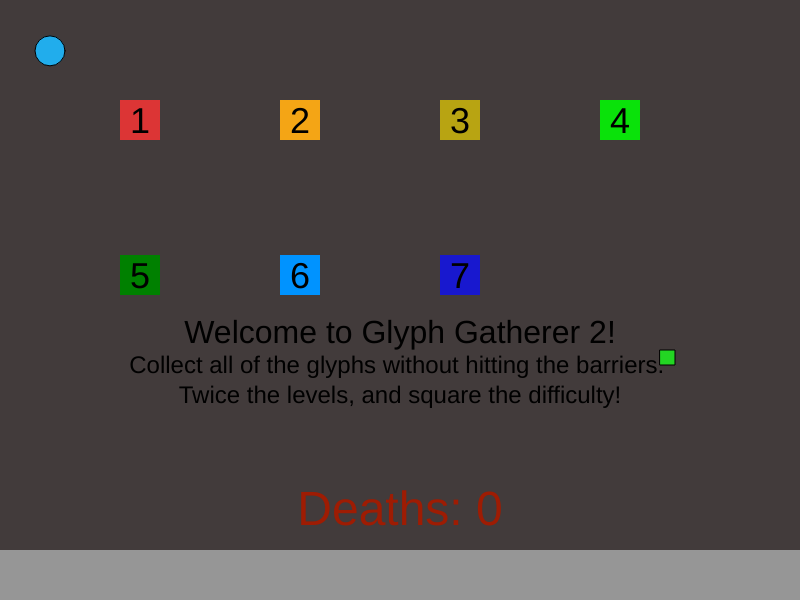
Frame 1 (no input)
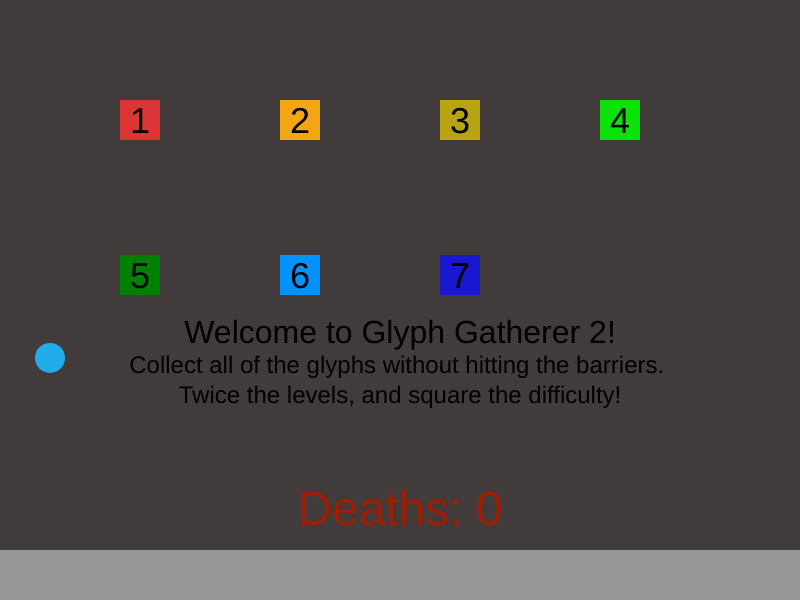
Frame 60 (no input)
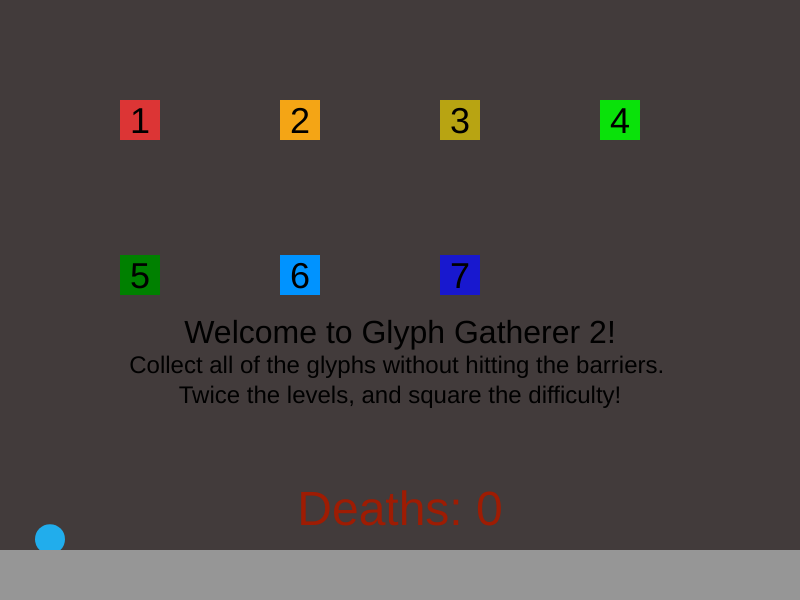
Frame 120 (the mouse pressed at the canvas centre since frame 60)

The p5.js sketch that drew these frames (run headless with seeded random() and noise() and a simulated clock; from frame 60 on, the mouse is pressed at the canvas centre):

// p5.js sketch
// ── sketch.js
// =================================
// Program: Glyph Gatherer 2
// Description: Collect glyphs and avoid obsticles
// Version: 2.0
// Date Last Modified: 3/1/23
// =================================

let runOnce = true;
let player;
let objective;
let barriers = [];
let blocks = [];
let movingBarriers = [];
let levelOptions = [];
let objectives = [];
let score = 0;
let level = 0;
let deaths = 0;
let teleporters = [];

function setup() {
  createCanvas(800, 600);
  player = new Player(50, 50, 30);
  objective = new Objective(660, 350);
}

function draw() {
  background("rgb(66,59,59)");
  frameRate(50);
  
  // Update player & objectives
  objective.update();
  player.update();
  
  // Death update counter
  fill("rgb(158,28,3)");
  textSize(48);
  textAlign(CENTER);
  text("Deaths: " + deaths, width/2, (height / 8) * 7);
  
  // Test to find out what level the player is on
  if (level == 0) {
    levelSelect(player);
  }
  else if (level == 1) {
    levelOne();
  }
  else if (level == 2) {
    levelTwo();
  }
  else if (level == 3) {
    levelThree();
  }
  else if (level == 4) {
    levelFour();
  }
  else if (level == 5) {
    levelFive();
  }
  else if (level == 6) {
    levelSix();
  }
  else if (level == 7) {
    levelSeven();
  }
  
  // Show all the blocks
  for(let i = 0; i < blocks.length; i++) {
    blocks[i].show();
  }
  // Update the barriers
  for(let i = 0; i < barriers.length; i++) {
    barriers[i].update();
    
    // See if the player has died
    if (barriers[i].playerCollision(player)) {
      runOnce = true;
      deaths++;
    }
  }

  // See if the player hit the bottom
  if (player.y + player.size / 2 >= height) {
      runOnce = true;
      deaths++;
  }
  
  // Update the moving barriers
  for (let i = 0; i < movingBarriers.length; i++) {
    movingBarriers[i].update();
    
    // See if the player got smashed by the object
    if (movingBarriers[i].playerCollision(player)) {
      runOnce = true;
      deaths++;
    }
  }
}

function keyTyped() {
  if (key == " ") {
    player.boost();
  }
}

function changeTeleports() {
  // Change teleporters color based on objectives collected
  for (let i = 0; i < teleporters.length; i++) {
    teleporters[i].draw();
    if (score % 2 == 0) {
      teleporters[0].color = "rgb(206,17,206)"
      teleporters[1].color = "rgb(252,180,50)"
    }
    else {
      teleporters[1].color = "rgb(206,17,206)"
      teleporters[0].color = "rgb(252,180,50)"
    }
  }
}

function levelSelect() {
  if (runOnce == true) {
    noStroke();
    objective = new Objective(120, 100, 40, 40, "rgb(220,53,53)")
    objectives.push(objective);
    objectives.push(new Objective(280, 100, 40, 40, "rgb(244,165,21)"))
    objectives.push(new Objective(440, 100, 40, 40, "rgb(184,164,18)"))
    objectives.push(new Objective(600, 100, 40, 40, "rgb(10,226,10)"))
    objectives.push(new Objective(120, 255, 40, 40, "green"))
    objectives.push(new Objective(280, 255, 40, 40, "rgb(0,147,255)"))
    objectives.push(new Objective(440, 255, 40, 40, "rgb(24,24,207)"))
    blocks.push(new Block(0, 550, 800, 50));
    runOnce = false;
  }
  
  for(let i = 0; i < objectives.length; i++) {
    objectives[i].update();
    
    // See if the player has died
    if (objectives[i].playerCollision(player)) {
      runOnce = true;
      level = i + 1;
    }
  }
  
  // Add Numbers
  fill("rgb(0,0,0)");
  textSize(36);
  textAlign(CENTER);
  text("1", 140, 133);
  text("2", 300, 133);
  text("3", 460, 133);
  text("4", 620, 133);
  text("5", 140, 288);
  text("6", 300, 288);
  text("7", 460, 288);
  
  textSize(32);
  text("Welcome to Glyph Gatherer 2!", width/2, height/7 * 4)
  textSize(24);
  text("\nCollect all of the glyphs without hitting the barriers. \nTwice the levels, and square the difficulty!", width/2, height/7 * 4)
  
}

function levelOne() {
  // Create the setup that runs every time the level is reset
  if (runOnce == true) {
    barriers = []
    blocks = []
    objective = new Objective(660, 350);
    player = new Player(100, 100, 30);
    // Level 1 barriers
    noStroke();
    barriers.push(new Barrier(300, 0, 50, 425));
    barriers.push(new Barrier(0, 250, 200, 50));
    barriers.push(new Barrier(100, 425, 350, 50));
    barriers.push(new Barrier(500, 425, 300, 50));
    barriers.push(new Barrier(500, 100, 50, 340));
    barriers.push(new Barrier(425, 100, 75, 50));
    barriers.push(new Barrier(10, 120, 40, 65));
    barriers.push(new Barrier(125, 120, 40, 65));
    // Level 1 blocks
    blocks.push(new Block(50, 150, 75, 25));
    runOnce = false;
  }
  
  // Check to see if the player collected the objective
  if (objective.playerCollision(player)) {
    score += 1;
    // Move objective
    if (score == 1) {
      objective = new Objective(50, 50);
    }
    if (score == 2) {
      objective = new Objective(360, 400);
    }
    if (score == 3) {
      // Set level to level 2
      level = 2;
      runOnce = true;
    }
  }
}

function levelTwo() {
  // Create the setup that runs every time the level is reset
  if (runOnce == true) {
    score = 0;
    barriers = [];
    blocks = [];
    movingBarriers = [];
    noStroke();
    player = new Player(375, 400, 30);
    blocks.push(new Block(350, 430, 50, 10));
    blocks.push(new Block(100, 500, 100, 25));
    objective = new Objective(100, 100);
    movingBarriers.push(new MovingBarrier(0, 25, 50, 125, width - 50, 2));
    
    // Level 2 barriers
    barriers.push(new Barrier(325, 300, 25, 140));
    barriers.push(new Barrier(400, 400, 140, 40));
    barriers.push(new Barrier(400, 230, 140, 50));
    barriers.push(new Barrier(0, 0, 800, 25));
    barriers.push(new Barrier(0, 150, 350, 30));
    barriers.push(new Barrier(590, 150, 210, 30));
    barriers.push(new Barrier(590, 280, 150, 150));
    barriers.push(new Barrier(200, 400, 25, 200));
    barriers.push(new Barrier(225, 400, 100, 25));
    barriers.push(new Barrier(200, 180, 25, 125));
    barriers.push(new Barrier(60, 280, 140, 25));
    barriers.push(new Barrier(0, 280, 20, 25));
    barriers.push(new Barrier(0, 490, 100, 110));
    runOnce = false;
  }
  
  // Check to see if the player collected the objective
  if (objective.playerCollision(player)) {
    score += 1;
    // Move objective
    if (score == 1) {
      objective = new Objective(250, 450);
    }
    else if (score == 2) {
      objective = new Objective(175, 230);
    }
    else if (score == 3) {
      objective = new Objective(375, 400);
    }
    else {
      // Change the level to 3
      level = 3;
      runOnce = true;
    }
  }
  
  // Draw the text to tell the player how arrow keys work
  fill("rgb(0,255,29)");
  textSize(18);
  textAlign(CENTER);
  text("Hold arrow keys to move quicker!", width/5, (height / 7) * 4);
}

function levelThree() {
  // Create the setup that runs every time the level is reset
  if (runOnce == true) {
    runOnce = false;
    score = 0;
    barriers = [];
    blocks = [];
    movingBarriers = [];
    noStroke();
    objective = new Objective(150, 100);
    player = new Player(375, 400, 30);
    
    blocks.push(new Block(350, 475, 50, 10));
    
    barriers.push(new Barrier(400, 445, 25, 40));
    barriers.push(new Barrier(325, 445, 25, 40));
    barriers.push(new Barrier(0, 420, 350, 25));
    barriers.push(new Barrier(400, 420, 250, 25));
    barriers.push(new Barrier(690, 420, 110, 25));
    barriers.push(new Barrier(0, 280, 75, 40));
    barriers.push(new Barrier(125, 280, 450, 40));
    barriers.push(new Barrier(625, 280, 225, 40));
    barriers.push(new Barrier(350, 0, 50, 295));
    barriers.push(new Barrier(70, 150, 175, 25));
    barriers.push(new Barrier(0, 0, 800, 20));
    
    movingBarriers.push(new MovingBarrier(0, 320, 50, 100, 750, 2.5));
    movingBarriers.push(new MovingBarrier(0, 485, 50, 115, 750, 1));
  }
  
  if (objective.playerCollision(player)) {
    score ++;
    // Move objective
    if (score == 1) {
      objective = new Objective(370, 550);
    }
    if (score == 2) {
      objective = new Objective(420, 40);
    }
    if (score == 3) {
      objective = new Objective(368, 430);
    }
    if (score == 4) {
      level = 4;
      runOnce = true;
    }
  }
}

function levelFour() {
  // Create the setup that runs every time the level is reset
  if (runOnce == true) {
    runOnce = false;
    score = 0;
    barriers = [];
    blocks = [];
    movingBarriers = [];
    noStroke();
    blocks.push(new Block(350, 425, 50, 10));
    
    movingBarriers.push(new MovingBarrier(0, 525, 25, 75, 775, 5));
    movingBarriers.push(new MovingBarrier(125, 75, 50, 100, 625));
    movingBarriers.push(new MovingBarrier(125, 200, 25, 50, 160, 2, 2));
    movingBarriers.push(new MovingBarrier(175, 200, 25, 50, 160, 1.5, 2));
    movingBarriers.push(new MovingBarrier(225, 200, 25, 50, 160, 1, 2));
    movingBarriers.push(new MovingBarrier(275, 200, 25, 50, 160, 2.5, 2));
    movingBarriers.push(new MovingBarrier(0, 150, 50, 25, 50, 1))
    
    objective = new Objective(25, 475);
    player = new Player(375, 410, 30);

    barriers.push(new Barrier(0, 410, 350, 25));
    barriers.push(new Barrier(300, 435, 150, 25));
    barriers.push(new Barrier(400, 410, 125, 25));
    barriers.push(new Barrier(100, 0, 25, 200));
    barriers.push(new Barrier(125, 175, 325, 25));
    barriers.push(new Barrier(225, 0, 575, 75));
    barriers.push(new Barrier(500, 175, 25, 250));
    barriers.push(new Barrier(525, 175, 125, 25));
    barriers.push(new Barrier(700, 175, 100, 25));
    barriers.push(new Barrier(600, 325, 125, 150));
  }
  
  // Move objectives and change level
  if (objective.playerCollision(player)) {
    score ++;
    if (score == 1) {
      objective = new Objective(25, 25);
    }
    else if (score == 2) {
      objective = new Objective(150, 25);
    }
    else if (score == 3) {
      objective = new Objective(550, 225);
    }
    else if (score == 4) {
      level = 5
      runOnce = true
    }
  }
}

function levelFive() {
  // Create the setup that runs every time the level is reset
  if (runOnce == true) {
    runOnce = false;
    score = 0;
    barriers = [];
    blocks = [];
    movingBarriers = [];
    movingBarriers.push(new MovingBarrier(0, 50, 50, 150, 750, 2))
    movingBarriers.push(new MovingBarrier(50, 0, 150, 50, 550, 2, 2))
    movingBarriers.push(new MovingBarrier(0, 250, 50, 150, 750, 2.5))
    objective = new Objective(775, 265)
    player = new Player(550, 225, 30)
    noStroke();
    blocks.push(new Block(525, 235, 50, 10));
    barriers.push(new Barrier(0, 0, 50, 50));
    barriers.push(new Barrier(200, 0, 650, 50));
    barriers.push(new Barrier(0, 200, 50, 50));
    barriers.push(new Barrier(0, 400, 50, 200));
    barriers.push(new Barrier(200, 400, 500, 25 ));
    barriers.push(new Barrier(200, 550, 50, 50));
    barriers.push(new Barrier(200, 200, 325, 50));
    barriers.push(new Barrier(575, 200, 225, 50));
    barriers.push(new Barrier(525, 425, 50, 75));
  }
  
  // Move objective
  if (objective.playerCollision(player)) {
    score ++;
    if (score == 1) {
      objective = new Objective(25, 75);
    }
    else if (score == 2) {
      objective = new Objective(100, 550);
    }
    else if (score == 3) {
      objective = new Objective(540, 215);
    }
    else if (score == 4) {
      level = 6
      runOnce = true
    }
  }
}

function levelSix() {
  // Create the setup that runs every time the level is reset
  if (runOnce == true) {
    runOnce = false;
    score = 0;
    barriers = [];
    blocks = [];
    player = new Player(540, 215, 30)
    blocks.push(new Block(675, 550, 125, 10))
    blocks.push(new Block(675, 450, 125, 10))
    objective = new Objective(450, 300)
    blocks.push(new Block(520, 230, 50, 10))
    barriers.push(new Barrier(250, 225, 270, 25))
    barriers.push(new Barrier(0, 0, 800, 25))
    barriers.push(new Barrier(570, 225, 230, 25))
    barriers.push(new Barrier(0, 225, 175, 25))
    // barriers.push(new Barrier(750, 450, 50, 150))
    barriers.push(new Barrier(395, 250, 25, 225))
    barriers.push(new Barrier(420, 450, 230, 25))
    barriers.push(new Barrier(650, 450, 25, 150))
    barriers.push(new Barrier(750, 25, 50, 200))
    barriers.push(new Barrier(0, 25, 50, 200))
    barriers.push(new Barrier(125, 350, 150, 25))
    barriers.push(new Barrier(200, 375, 25, 225))
    movingBarriers = [];
    movingBarriers.push(new MovingBarrier(50, 75, 25, 125, 675, 5.3)) 
    movingBarriers.push(new MovingBarrier(0, 350, 75, 25, 50, 1))
    noStroke()
    teleporters = [];
    teleporters.push(new Teleport(200, 150))
    teleporters.push(new Teleport(725, 500, "rgb(252,180,50)"))
  }
  
  // Change teleporters color based on objectives collected
  changeTeleports()
    
    // See if the player should get teleported
    if (teleporters[0].teleportPlayer(player) && score % 2 == 0) {
      player.x += 525
      player.y += 350
    }
    else if(teleporters[1].teleportPlayer(player) && score % 2 == 1) {
      player.x -= 525
      player.y -= 350
    }
  
  // Move Objectives
  if (objective.playerCollision(player)) {
    score++
    if (score == 1) {
      objective = new Objective(550, 550);
    }
    else if (score == 2) {
      objective = new Objective(700, 50);
    }
    else if (score == 3) {
      objective = new Objective(100, 500);
    }
    else if (score == 4) {
      level = 7
      runOnce = true
    }
  }
  
  // Text to tell the player about teleporters
  fill("rgb(0,255,29)");
  textSize(18);
  textAlign(CENTER);
  text("You can teleport by running into the purple square!", width/2, (height / 10));
}

function levelSeven() {
  // Create the setup that runs every time the level is reset
  if (runOnce == true) {
    runOnce = false;
    score = 0;
    barriers = [];
    blocks = [];
    player = new Player(100, 400, 30)
    blocks.push(new Block(50, 425, 425, 10))
    blocks.push(new Block(0, 350, 50, 10))
    objective = new Objective(369, 400)
    barriers.push(new Barrier(175, 435, 100, 240))
    barriers.push(new Barrier(0, 0, 50, 250))
    barriers.push(new Barrier(0, 360, 50, 255))
    barriers.push(new Barrier(125, 225, 675, 25))
    barriers.push(new Barrier(125, 350, 50, 100))
    barriers.push(new Barrier(275, 350, 50, 100))
    barriers.push(new Barrier(425, 350, 50, 100))
    barriers.push(new Barrier(600, 350, 50, 250))
    movingBarriers = [];
    movingBarriers.push(new MovingBarrier(0, 250, 50, 100, 750, 10.6))
    movingBarriers.push(new MovingBarrier(200, 0, 25, 50, 175, 1.5, 2))
    movingBarriers.push(new MovingBarrier(300, 0, 25, 50, 175, 2.5, 2))
    movingBarriers.push(new MovingBarrier(400, 0, 25, 50, 175, 2, 2))
    movingBarriers.push(new MovingBarrier(500, 0, 25, 50, 175, 3, 2))
    movingBarriers.push(new MovingBarrier(600, 0, 25, 50, 175, 3.5, 2))
    movingBarriers.push(new MovingBarrier(50, 50, 25, 50, 725, 3))
    movingBarriers.push(new MovingBarrier(50, 150, 25, 50, 725, 3.75))
    noStroke()
    teleporters = [];
    teleporters.push(new Teleport(700, 100))
    teleporters.push(new Teleport(700, 300, "rgb(252,180,50)"))
  }
  
  // Change teleporters color based on objectives collected
  changeTeleports()
    
    // See if the player should get teleported
    if (teleporters[0].teleportPlayer(player) && score % 2 == 0) {
      player.y += 200
    }
    else if(teleporters[1].teleportPlayer(player) && score % 2 == 1) {
      player.y -= 200
    }
  
  // Move Objectives
  if (objective.playerCollision(player)) {
    score++
    if (score == 1) {
      objective = new Objective(350, 100);
    }
    else if (score == 2) {
      objective = new Objective(369, 550);
    }
    else if (score == 3) {
      objective = new Objective(25, 300);
    }
    else if (score == 4) {
      level = 8
      runOnce = true
    }
  }
}

// ── objects.js
class Barrier {
  constructor(x, y, width, height) {
    this.x = x
    this.y = y
    this.width = width
    this.height = height
  }
  
  show() {
    fill("rgb(200,30,30)")
    rect(this.x, this.y, this.width, this.height)
  }
  
  update() {
    this.show()
  }
  
  playerCollision(player) {
    if (player.dh != true) { // Check for Immunity
    if (player.x + player.size / 2 >= this.x && player.x - player.size / 2 < this.x + this.width) {
      if (player.y + player.size / 2 > this.y && player.y - player.size / 2 < this.y + this.height) {
        return true
        // Player is colliding
      }
      else {
        return false
      }
    }
    else {
      return false
    }
  }
  }
}

class Objective{
  constructor(x, y, width=15, height=15, color="rgb(35,214,35)") {
    this.x = x
    this.y = y
    this.width = width
    this.height = height
    this.color = color
  }
  
  show() {
    fill(this.color)
    rect(this.x, this.y, this.width, this.height)
  }
  
  update() {
    this.show()
  }
  
  playerCollision(player) {
    if (player.x + player.size / 2 >= this.x && player.x - player.size / 2 < this.x + this.width) {
      if (player.y + player.size / 2 > this.y && player.y - player.size / 2 < this.y + this.height) {
        return true
      }
      else {
        return false
      }
    }
    else {
      return false
    }
  }
}

class MovingBarrier {
  constructor(x, y, width, height, distance, speed=2, direction=1) {
    this.x = x
    this.y = y
    this.width = width
    this.height = height
    this.distance = distance
    this.speed = speed
    this.direction = direction
    this.startX = x
    this.startY = y
    this.counter = 0
  }
  
  show() {
    fill("rgb(209,135,0)")
    rect(this.x, this.y, this.width, this.height)
  }
  
  move() {
    if (this.direction == 1) {
      this.x += this.speed
      if (this.x >= this.startX + this.distance || this.x < this.startX) {
        this.speed *= -1
        this.x += this.speed
      }
    }
    else if (this.direction == 2) {
      this.y += this.speed
      if (this.y > this.startY + this.distance || this.y < this.startY) {
        this.speed *= -1
      }
    }
    else if (this.direction == 3) {
      this.x += this.speed
      let a = 80
      let b = 2 * PI / 80;
      let k = 100;
      this.y = a * sin(b * this.x) + k;
      this.counter++;
      if(this.counter % this.distance == 0) {
        this.speed *= -1;
      }
    }
  }
  
  playerCollision(player) {
    if (player.dh != true) {
    if (player.x + player.size / 2 >= this.x && player.x - player.size / 2 < this.x + this.width) {
      if (player.y + player.size / 2 > this.y && player.y - player.size / 2 < this.y + this.height) {
        return true
      }
      else {
        return false
      }
    }
    else {
      return false
    }
    }
  }
  
  update() {
    this.show()
    this.move()
  }
}

class Block {
  constructor(x, y, width, height) {
    this.x = x
    this.y = y
    this.height = height
    this.width = width
  }
  
  show() {
  fill("rgb(150,150,150)")
  rect(this.x, this.y, this.width, this.height)
  }
}

class Teleport {
  constructor(x, y, color="rgb(206,17,206)"){
    this.x = x
    this.y = y
    this.width = 25
    this.height = 25
    this.color = color
  }
  
  draw() {
    fill(this.color)
    rect(this.x, this.y, this.width, this.height)
  }
  
  teleportPlayer(player) {
    if (player.x + player.size / 2 >= this.x && player.x - player.size / 2 < this.x + this.width) {
      if (player.y + player.size / 2 > this.y && player.y - player.size / 2 < this.y + this.height) {
        return true
      }
      else {
        return false
      }
    }
    else {
      return false
    }
  }
}
      
     
     











// ── player.js
class Player{
  constructor(x, y, size) {
    this.x = x
    this.y = y
    this.size = size
    this.velocity = 0
    this.gravity = 1
    this.jump = 20
    this.speed = 1.5
    this.resist = 0.85
    this.dh = false
  }
  
  show() {
    fill("rgb(33,173,236)")
    circle(this.x, this.y, this.size)
  }
  
  update() {
    // Add gravity to the player
    if (this.canMove(blocks) || (this.velocity + this.gravity) * this.resist < 0) {
      this.velocity += this.gravity
      this.velocity *= this.resist
      this.y += this.velocity
    }
    
    // See if player has moved left or right
    this.movement()
    
    // Draw the player
    this.show()
  }
  
  // Allow the player to stay up
  boost() {
    if (this.y + this.size / 2 + (this.velocity - this.jump) > 0) {
    this.velocity -= this.jump
    }
  }
  
  // Move the player left or right when they hit A or D
  movement() {
    this.speed = 1.5
    if (keyIsDown(65) && this.x - this.size / 2 > 0) {
      if (this.x - this.size / 2 - this.speed) {
      if (keyIsDown(LEFT_ARROW)) {
        this.speed *= 2
      }
        this.x -= this.speed
      }
    }
    if (keyIsDown(68) && this.x + this.size / 2 < width) {
      if (this.x + this.size / 2 + this.speed)
      if (keyIsDown(RIGHT_ARROW)) {
        this.speed *= 2
      }
      this.x += this.speed
    }
    if (keyIsDown(UP_ARROW)) {
      this.dh = true
    }
    else {
      this.dh = false
    }
  }
  
  canMove(blocks) {
    for(let i = 0; i < blocks.length; i++) {
      // The point (xClamp, yClamp) is the perpendicular point to the player's center
      let xClamp = max(blocks[i].x, min(this.x, blocks[i].x + blocks[i].width));
      let yClamp = max(blocks[i].y, min(this.y, blocks[i].y + blocks[i].height));
      let distance = dist(xClamp, yClamp, this.x, this.y);
      if(distance <= this.size / 2) {
        return false;
      }
    }
    return true;
  }
  
}
